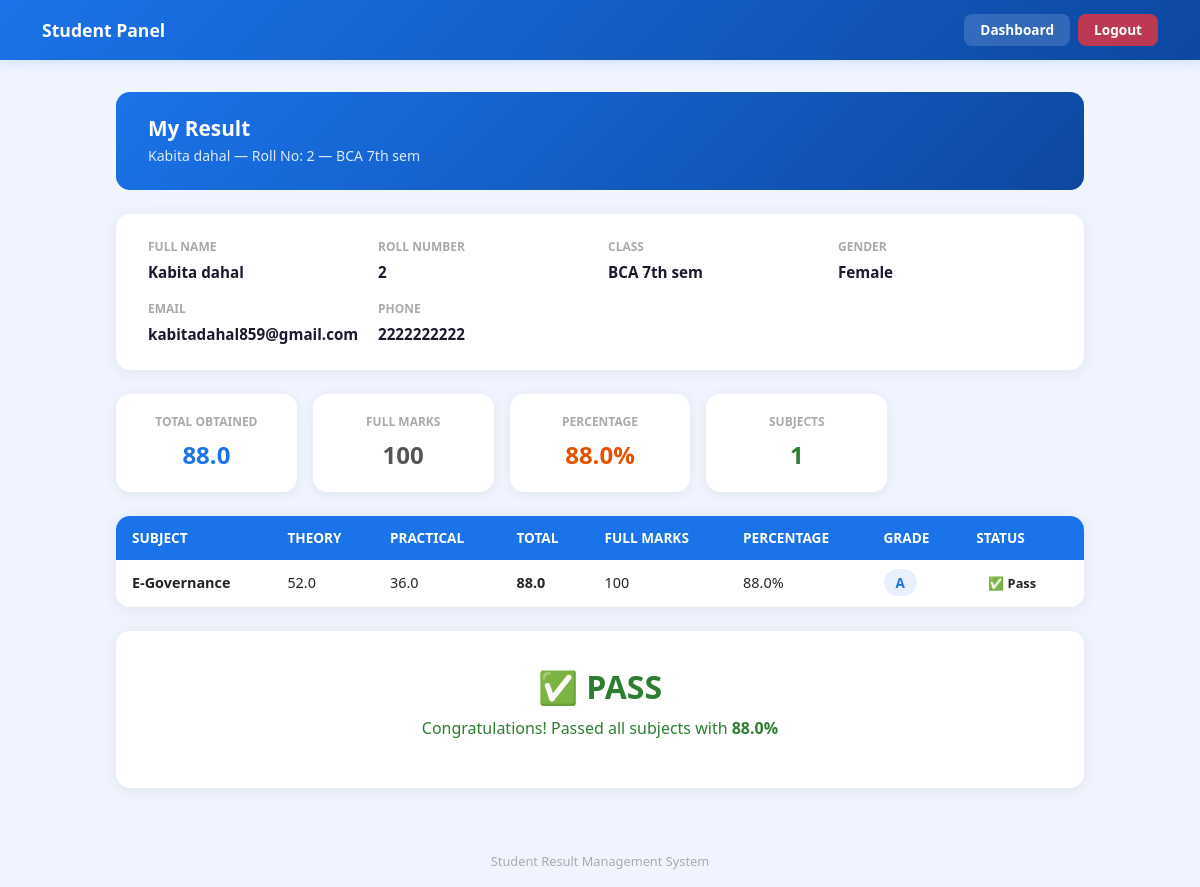
Before: /student/result/ (signed in) with the older database file.
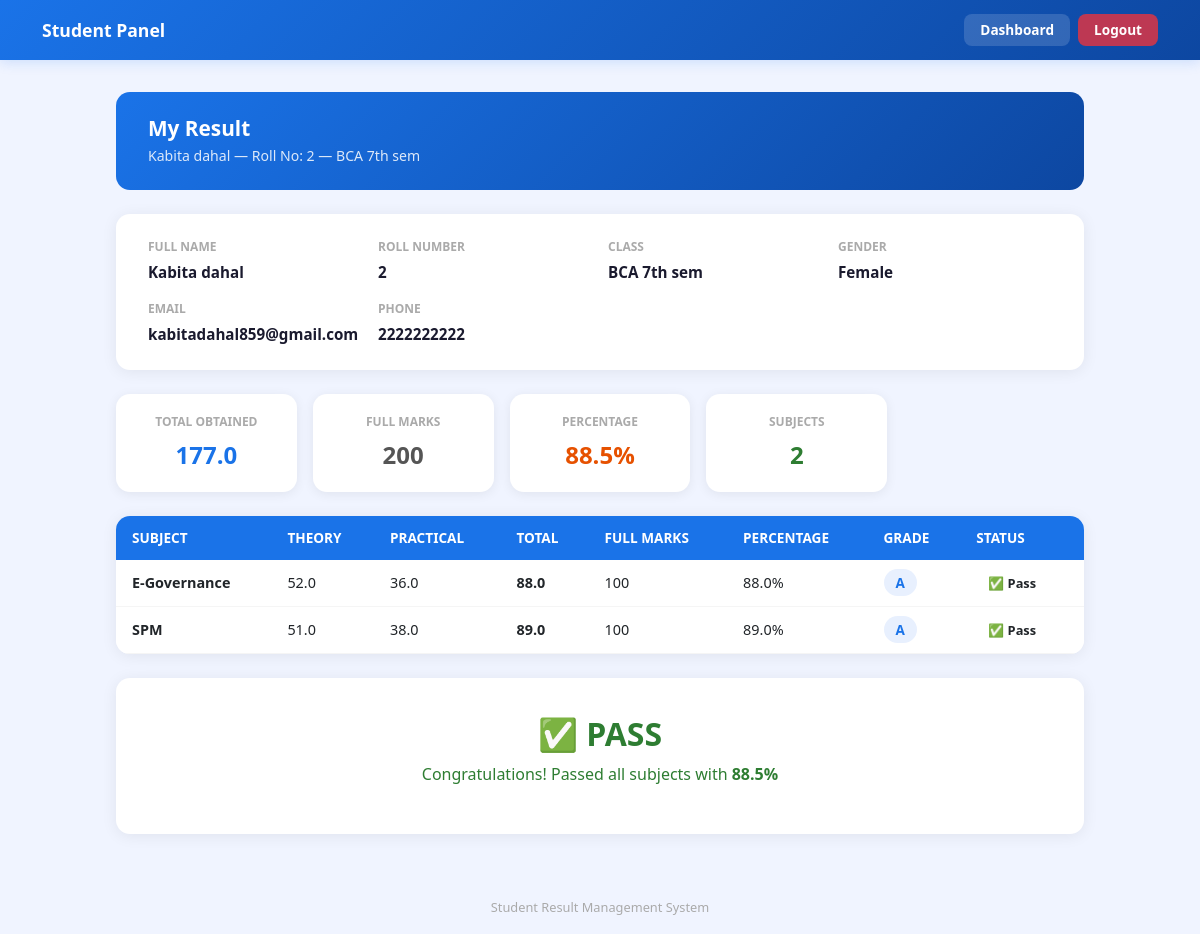
After: the same page with the newer database file.
### result/models.py (models this page shows, shortened)
class Marks(models.Model):
    student = models.ForeignKey(
        Student,
        on_delete=models.CASCADE,
        related_name='marks'
    )
    subject = models.ForeignKey(
        Subject,
        on_delete=models.CASCADE
    )
    theory_obtained = models.FloatField(
        validators=[MinValueValidator(0.0)]
    )
    practical_obtained = models.FloatField(
        validators=[MinValueValidator(0.0)]
    )
    marks_obtained = models.FloatField(
        default=0,
        validators=[MinValueValidator(0.0)]
    )
    percentage = models.FloatField(default=0)
    grade = models.CharField(max_length=5, blank=True)
    is_pass = models.BooleanField(default=False)
    class Meta:
        unique_together = ['student', 'subject']

class Subject(models.Model):
    class_name = models.ForeignKey(
        Class, on_delete=models.CASCADE, related_name='subjects'
    )
    name = models.CharField(max_length=100)
    subject_code = models.CharField(max_length=20,unique=True, blank=True)
    full_marks = models.PositiveIntegerField(default=100)
    theory_marks = models.PositiveIntegerField(default=60)
    practical_marks = models.PositiveIntegerField(default=40)
    pass_marks = models.PositiveIntegerField(default=40)
    theory_pass_marks = models.PositiveIntegerField(default=24)
    practical_pass_marks = models.PositiveIntegerField(default=15)
    class Meta:
        ordering = ['name']

### result/views.py (the view)
# urls.py: path('student/result/', views.student_own_result, name='student_own_result'),
@login_required(login_url='student_login')
def student_own_result(request):
    try:
        student = request.user.student_profile
    except:
        return redirect('student_login')
    marks_list = Marks.objects.filter(student=student)
    total_obtained = sum(m.marks_obtained for m in marks_list)
    total_full = sum(m.subject.full_marks for m in marks_list)
    overall_pct = round((total_obtained / total_full * 100) if total_full else 0, 2)
    return render(request, 'student/result.html', {
        'student': student,
        'marks_list': marks_list,
        'total_obtained': total_obtained,
        'total_full': total_full,
        'overall_pct': overall_pct,
    })

### result/models.py (called while the page is built)
    def __str__(self):
        if self.section:
            return f"{self.name} - Section {self.section}"
        return self.name

### result/templates/student/result.html (shortened to what the changed rows need)
<!DOCTYPE html>
<html lang="en">
<head>
    <link href="https://cdn.jsdelivr.net/npm/bootstrap@5.3.0/dist/css/bootstrap.min.css" rel="stylesheet">
</head>
<body>
    <div class="main-container">
        <div class="summary-cards">
            <div class="summary-card">
                <div class="label">Total Obtained</div>
                <div class="value" style="color:#1a73e8;">{{ total_obtained }}</div>
            </div>
            <div class="summary-card">
                <div class="label">Full Marks</div>
                <div class="value" style="color:#555;">{{ total_full }}</div>
            </div>
            <div class="summary-card">
                <div class="label">Percentage</div>
                <div class="value" style="color:#e65100;">{{ overall_pct }}%</div>
            </div>
            <div class="summary-card">
                <div class="label">Subjects</div>
                <div class="value" style="color:#2e7d32;">{{ marks_list.count }}</div>
            </div>
        </div>
        {% if marks_list %}
        <div class="table-card">
            <table class="table">
                <thead>
                    <tr>
                        <th>Subject</th>
                        <th>Theory</th>
                        <th>Practical</th>
                        <th>Total</th>
                        <th>Full Marks</th>
                        <th>Percentage</th>
                        <th>Grade</th>
                        <th>Status</th>
                    </tr>
                </thead>
                <tbody>
                    {% for mark in marks_list %}
                    <tr>
                        <td><strong>{{ mark.subject.name }}</strong></td>
                        <td>{{ mark.theory_obtained }}</td>
                        <td>{{ mark.practical_obtained }}</td>
                        <td><strong>{{ mark.marks_obtained }}</strong></td>
                        <td>{{ mark.subject.full_marks }}</td>
                        <td>{{ mark.percentage }}%</td>
                        <td><span class="grade-badge">{{ mark.grade }}</span></td>
                        <td><span class="pass-badge pass-{{ mark.is_pass }}">{% if mark.is_pass %}✅ Pass{% else %}
                                Fail{% endif %}</span></td>
                    </tr>
                    {% endfor %}
                </tbody>
            </table>
        </div>
        <div class="result-final">
            {% with failed=marks_list|dictsortreversed:"is_pass" %}
            {% if failed.0.is_pass %}
            <div class="result-text result-pass">✅ PASS</div>
            <p style="color:#2e7d32; font-size:1rem;">Congratulations! Passed all subjects with <strong>{{ overall_pct }}%</strong></p>
            {% else %}
            <div class="result-text result-fail"> FAIL</div>
            <p style="color:#c62828; font-size:1rem;">Failed in one or more subjects. Total: <strong>{{ overall_pct
                    }}%</strong></p>
            {% endif %}
            {% endwith %}
        </div>
        {% else %}
        <div class="table-card">
            <div class="empty-state">
                <p style="font-size:1rem;"> No marks added yet. Please contact your Appropriate.</p>
            </div>
        </div>
        {% endif %}
    </div>
</body>
</html>

Changed rows visible on the page:
added Marks: subject.name "SPM", theory_obtained "51.0", practical_obtained "38.0", marks_obtained "89.0", subject.full_marks "100", percentage "89.0", grade "A", is_pass "✅ Pass"
Other visible differences:
{{ total_obtained }}: "88.0" → "177.0"
{{ total_full }}: "100" → "200"
{{ overall_pct }}: "88.0" → "88.5"
{{ marks_list.count }}: "1" → "2"
